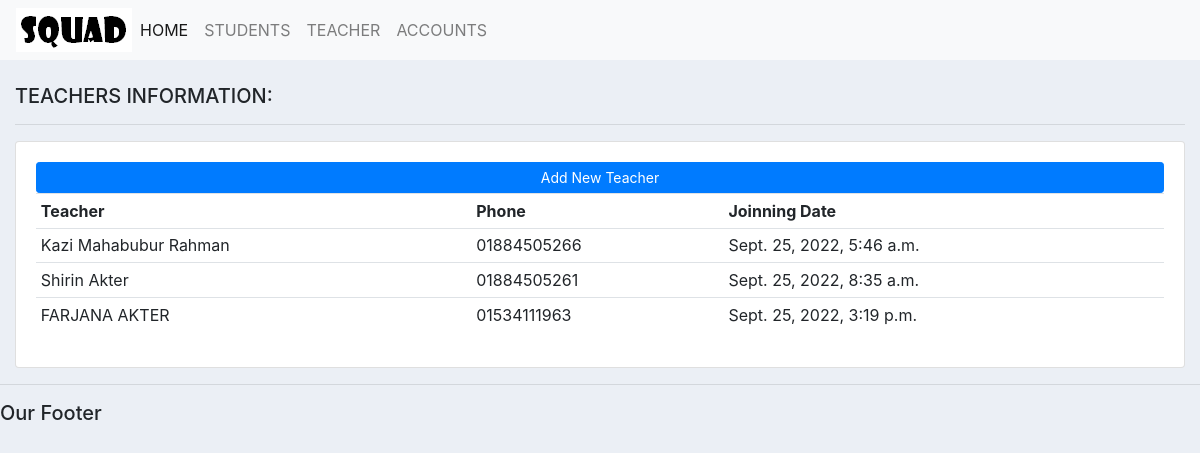
Screenshot of /teachers/ with the database file from the repository.
### SM/models.py (models this page shows, shortened)
class Teacher(models.Model):
    name = models.CharField(max_length=200, null=True)
    phone = models.CharField(max_length=200, null=True)
    date_joined = models.DateTimeField(auto_now_add=True, null=True)

### SM/views.py (the view)
# urls.py: path('teachers/', views.Teachers, name='teachers'),
def Teachers(request):
    teachers = Teacher.objects.all()
    context = {'teachers': teachers}
    return render(request, 'sm/teacher_info.html', context)

### SM/templates/sm/teacher_info.html
{% extends 'sm/main.html' %}
{% block content %}
<br>
<div class="row">
    <div class="col-md">
        <h5>TEACHERS INFORMATION:</h5>
        <hr>
        <div class="card card-body">
            <a class="btn btn-primary  btn-sm btn-block" href="{% url 'add_teacher' %}">Add New Teacher</a>
            <table class="table table-sm">
                <tr>
                    <th>Teacher</th>
                    <th>Phone</th>
                    <th>Joinning Date</th>
                </tr>
                {% for i in teachers %}
                <tr>
                    <td>{{i.name}}</td>
                    <td>{{i.phone}}</td>
                    <td>{{i.date_joined}}</td>
                </tr>
                {% endfor %}
            </table>
        </div>
    </div>
</div>
</div>
{% endblock %}

### static/css/main.css (style rules this page uses)
body { background-color: #ebeff5; }

### rows the page displays
Teacher: name "Kazi Mahabubur Rahman", phone "01884505266", date_joined "Sept. 25, 2022, 5:46 a.m."
Teacher: name "Shirin Akter", phone "01884505261", date_joined "Sept. 25, 2022, 8:35 a.m."
Teacher: name "FARJANA AKTER", phone "01534111963", date_joined "Sept. 25, 2022, 3:19 p.m."
